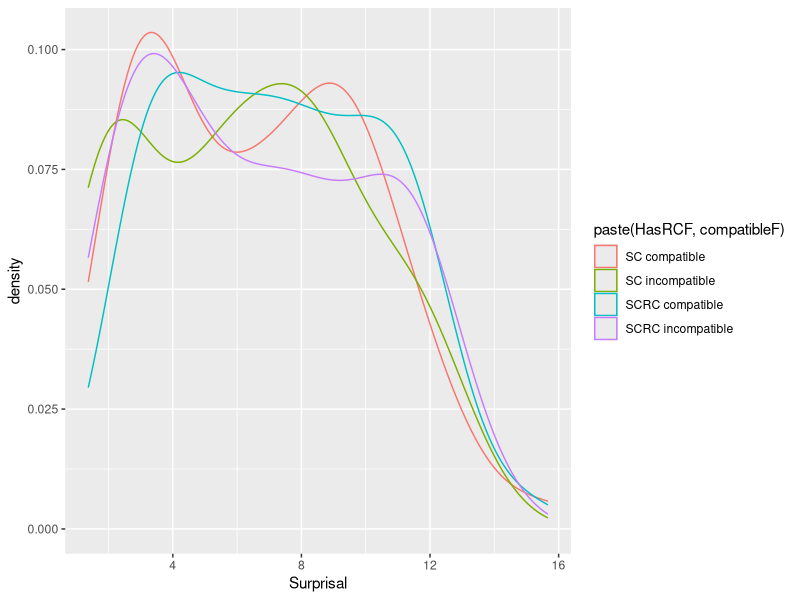

Here is the R script that generated this plot:
data = read.csv("gpt3.tsv", sep="\t", header=F)
names(data) <- c("item", "HasRC", "compatible", "LogProb", "Word")

library(lme4)

data$HasRCF = data$HasRC
data$compatibleF = data$compatible

data$HasRC = (data$HasRC == "SCRC")
data$HasRC.C = data$HasRC - mean(data$HasRC)

data$compatible = (data$compatible == "compatible")
data$compatible.C = data$compatible - mean(data$compatible)


data$Surprisal = -data$LogProb

model = (lmer(Surprisal ~ HasRC.C + compatible.C + HasRC.C*compatible.C +  (1+HasRC.C+compatible.C|item) + (1+HasRC.C+compatible.C|Word), data=data))
#                     Estimate Std. Error t value
#(Intercept)            8.9223     0.5709  15.629
#HasRC.C                0.4211     0.1479   2.847
#compatible.C           0.2553     0.2212   1.154
#HasRC.C:compatible.C   0.2225     0.1648   1.350

model = (lmer(Surprisal ~ HasRC.C + compatible.C + HasRC.C*compatible.C +  (1+HasRC.C+compatible.C|item), data=data))
#                     Estimate Std. Error t value
#(Intercept)            6.8263     0.4029  16.943
#HasRC.C                0.4724     0.1325   3.566
#compatible.C           0.4150     0.1737   2.389
#HasRC.C:compatible.C   0.2225     0.2648   0.840


u = coef(model)$item
u[order(u$compatible.C),]
#                            (Intercept)   HasRC.C compatible.C
#psychiatrist_nurse            11.682785 0.4122684  -1.38694940
#bureaucrat_guard              10.126439 0.4315442  -1.04362203
#driver_tourist                 6.175343 0.4804796  -0.45536606
#victim_swimmer                 9.663053 0.4372834  -0.37376990
#driver_guide                   3.674021 0.5114591  -0.30362126
#actor_fans                     8.818393 0.4477447  -0.28416123
#guest_cousin                  11.593465 0.4133747  -0.23794764
#bookseller_thief               6.743742 0.4734398  -0.23027711
#investor_scientist            11.791348 0.4109239  -0.19715554
#politician_banker              5.301480 0.4913026  -0.13089980
#guest_thug                    10.056341 0.4324124  -0.10568214
#manager_boss                   6.988164 0.4704126  -0.09758000
#president_farmer               4.527632 0.5008869   0.03422970
#pharmacist_stranger            8.688041 0.4493591   0.03605335
#plaintiff_jury                 7.351213 0.4659161   0.03984972
#sponsor_musician               9.867343 0.4347532   0.04161111
#judge_attorney                 2.865685 0.5214706   0.06040893
#customer_vendor                4.152748 0.5055300   0.09422267
#fiancé_author                  7.009223 0.4701518   0.10231095
#pediatrician_receptionist     10.774893 0.4235129   0.12650530
#cousin_brother                10.586907 0.4258412   0.15239065
#entrepreneur_philanthropist    4.865410 0.4967035   0.17937738
#plumber_apprentice             3.225423 0.5170151   0.21999777
#musician_father               10.908437 0.4218589   0.22428805
#firefighter_neighbor           8.483047 0.4518981   0.28905356
#lifeguard_swimmer             10.274841 0.4297062   0.29898578
#medic_survivor                 7.867561 0.4595210   0.30884593
#vendor_salesman               10.982679 0.4209394   0.31191983
#banker_analyst                 8.527321 0.4513497   0.34549736
#bully_children                 3.221948 0.5170582   0.36529003
#victim_criminal               11.592118 0.4133914   0.37064824
#tenant_foreman                 9.344673 0.4412266   0.37245876
#violinist_sponsors             2.650757 0.5241325   0.37884065
#fisherman_gardener             2.868605 0.5214344   0.38588820
#preacher_parishioners          8.912877 0.4465745   0.39404253
#businessman_sponsor            4.863340 0.4967291   0.42358543
#captain_crew                   5.161202 0.4930400   0.43563244
#clerk_customer                 7.052496 0.4696158   0.46161781
#thief_detective                9.405071 0.4404785   0.51725370
#mobster_media                  6.343552 0.4783963   0.51910710
#daughter_sister                6.794527 0.4728108   0.56139876
#teacher_principal              2.405502 0.5271701   0.58462693
#scientist_mayor                2.013464 0.5320256   0.58935495
#doctor_colleague               6.087738 0.4815646   0.61444843
#senator_diplomat               8.908753 0.4466256   0.62830781
#carpenter_craftsman            3.575282 0.5126820   0.64271012
#trickster_woman               10.589895 0.4258042   0.65130085
#runner_psychiatrist            2.174744 0.5300281   0.70362204
#criminal_stranger              7.501305 0.4640572   0.74590998
#student_professor              6.397223 0.4777315   0.77644726
#sculptor_painter               2.656003 0.5240676   0.79337877
#commander_president            9.366309 0.4409586   0.82010122
#neighbor_woman                 2.475391 0.5263045   0.83408193
#janitor_organizer              3.521109 0.5133530   0.86879537
#principal_teacher              2.832351 0.5218835   0.87730654
#actor_star                     5.205290 0.4924940   0.88105277
#student_bully                 11.972684 0.4086780   0.92085043
#extremist_agent                3.842520 0.5093722   0.95810355
#trader_businessman             2.520125 0.5257505   0.95879689
#criminal_officer               3.518469 0.5133857   1.01110809
#child_medic                    8.667245 0.4496167   1.10043562
#ceo_employee                   2.895445 0.5211020   1.15214248
#lifeguard_soldier             13.349948 0.3916202   1.43998810
#surgeon_patient                3.643673 0.5118350   1.68299269
#agent_fbi                      4.809314 0.4973982   1.72976933
#consultant_artist              7.819548 0.4601157   2.22251251


# model = (lmer(Surprisal ~ HasRC.C + compatible.C + HasRC.C*compatible.C +  (1+HasRC.C+compatible.C|item) + (1+HasRC.C+compatible.C|Word), data=data))
# u = coef(model)$Word

#> cor.test(u$HasRC.C, u$compatible.C)
#
#	Pearson's product-moment correlation
#
#data:  u$HasRC.C and u$compatible.C
#t = -8.8332, df = 22, p-value = 1.097e-08                     !!!!!!!!!!!!!!!!!!!! what does this mean? maybe some identifiability issue?
#alternative hypothesis: true correlation is not equal to 0
#95 percent confidence interval:
# -0.9486252 -0.7453756
#sample estimates:
#       cor
#-0.8832076


#           (Intercept)      HasRC.C compatible.C HasRC.C:compatible.C
#relieved      8.562513 -0.249285579   1.07569554            0.2225332
#excited      10.783264 -0.217929128   0.82297199            0.2225332
#turned        7.194515 -0.076516542   1.00635053            0.2225332
#made          6.129208 -0.041342881   1.06875671            0.2225332
#devastated   11.641969 -0.002117832   0.48663487            0.2225332
#pleased      11.499631  0.009101020   0.48733593            0.2225332
#troubled     10.055548  0.186302923   0.42019793            0.2225332
#taught       11.635349  0.191635103   0.26030011            0.2225332
#calmed       11.277953  0.285036076   0.18564264            0.2225332
#confused     10.786963  0.288625336   0.22919146            0.2225332
#struck        8.565805  0.358368583   0.36351785            0.2225332
#seemed        6.825818  0.448523737   0.42713332            0.2225332
#did           7.249836  0.452363081   0.38139563            0.2225332
#is            3.226762  0.477144560   0.74364818            0.2225332
#sounded       9.456175  0.487189838   0.12600839            0.2225332
#was           3.225148  0.528174592   0.68402421            0.2225332
#shocked       7.991607  0.632919959   0.09773155            0.2225332
#proved        8.974463  0.691943307  -0.06700582            0.2225332
#annoyed      10.283169  0.771054256  -0.28696772            0.2225332
#startled     10.561430  0.788550128  -0.33452743            0.2225332
#deserved     12.567529  0.790791367  -0.53226597            0.2225332
#came          5.153770  0.798870179   0.17933105            0.2225332
#appeared      9.389290  1.209451405  -0.71360468            0.2225332
#impressed    11.096424  1.297806027  -0.98314634            0.2225332



library(ggplot2)
plot = ggplot(data, aes(x=Surprisal, color=paste(HasRCF, compatibleF), group = paste(HasRCF, compatibleF))) + geom_density()

u$item = rownames(u)

gpt2 = read.csv("gpt2.tsv", sep="\t", quot='"')

gpt2 = merge(gpt2, u, by=c("item"))

cor.test(gpt2$compatible.C.x, gpt2$compatible.C.y)


